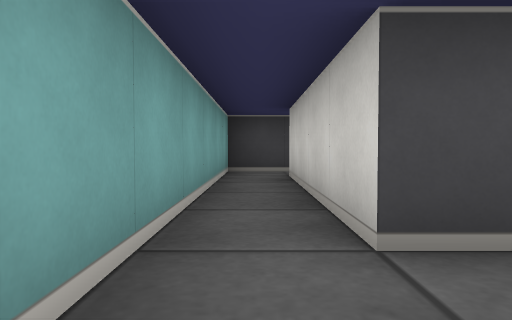
View 1 (above)

24 first-person views from a walk through a cub3D ray-caster map. The camera is about half as high as the walls, tilts 2° down and sees 70° across. The floor is counted in squares. Each view is taken from the middle of a square. On the plan, view 1 faces up. The plan holds only what a view shows up to about 9 squares ahead; the rest is blank.

View 2
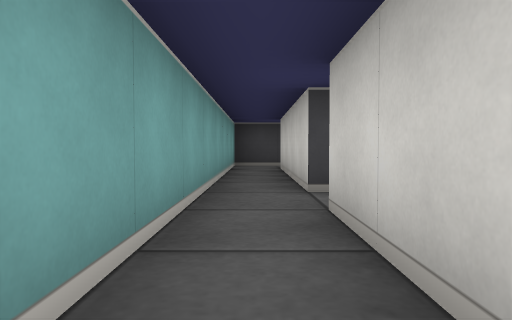

View 3
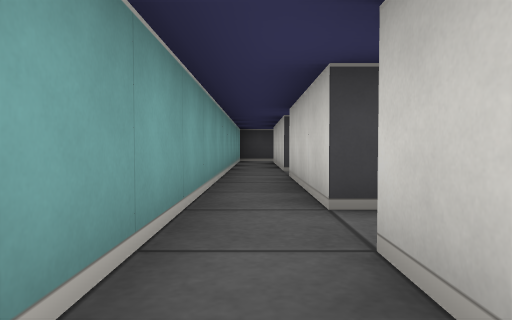

View 4
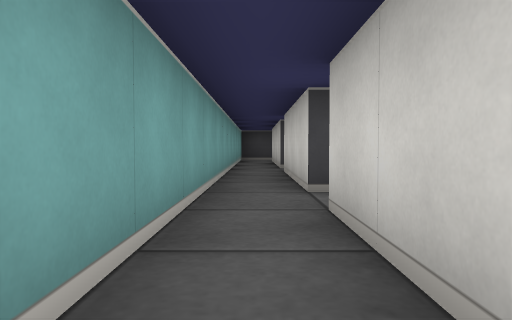

View 5
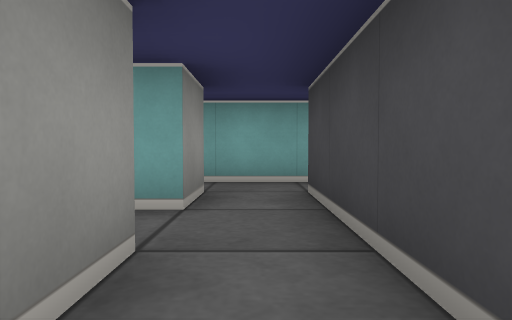

View 6
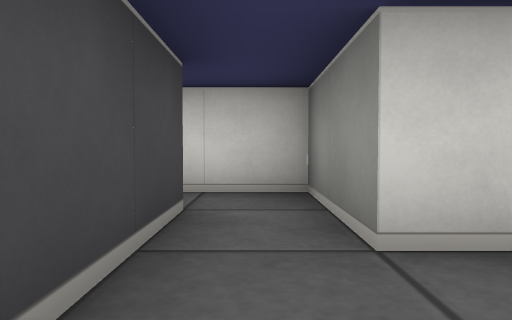

View 7
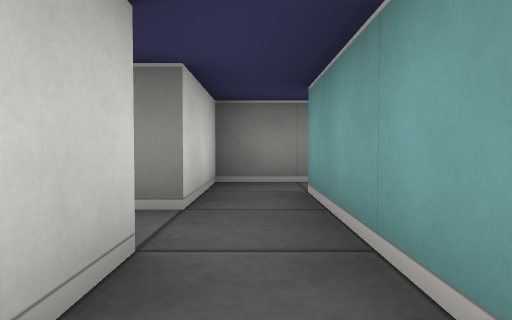

View 8
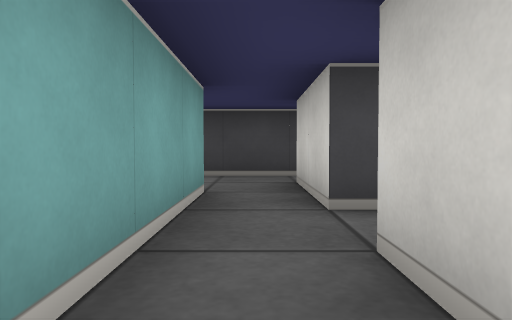

View 9
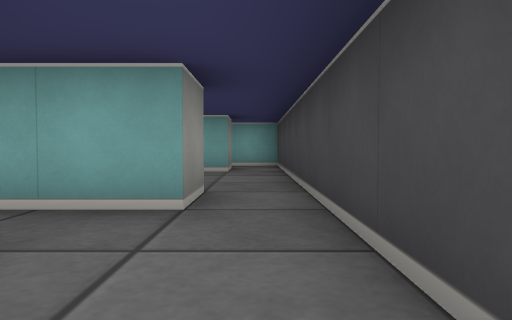

View 10
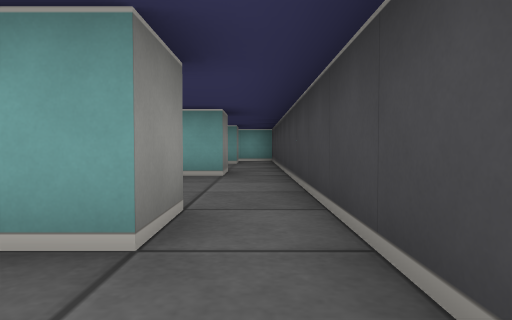

View 11
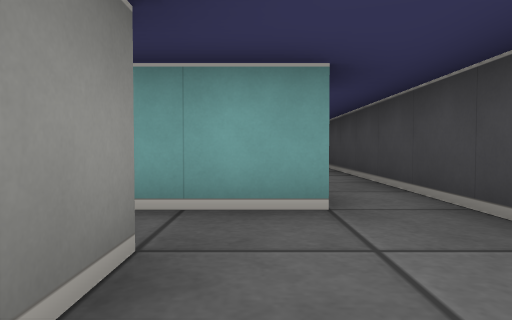

View 12
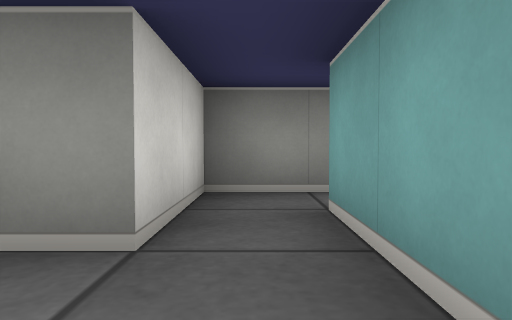

View 13
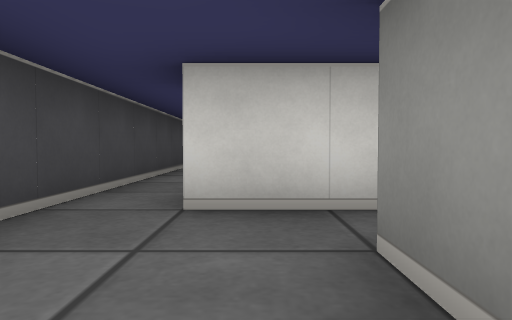

View 14
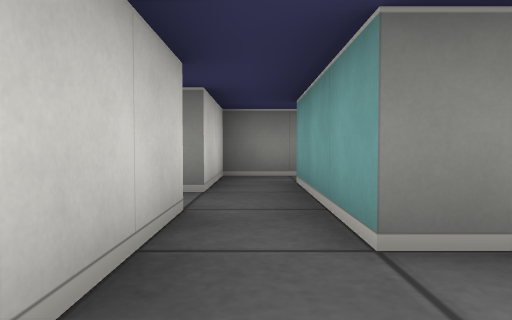

View 15
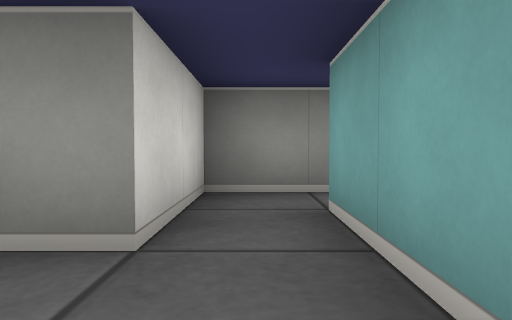

View 16
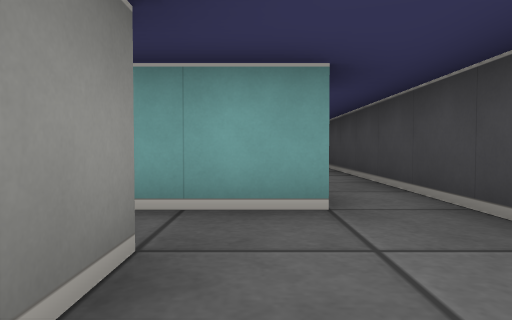

View 17
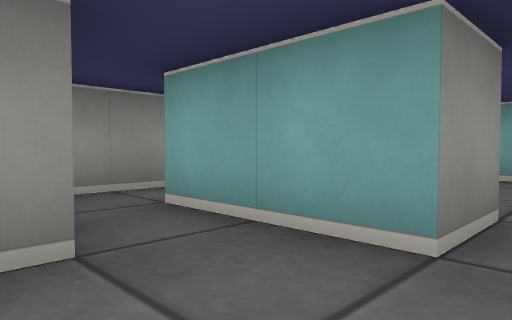

View 18
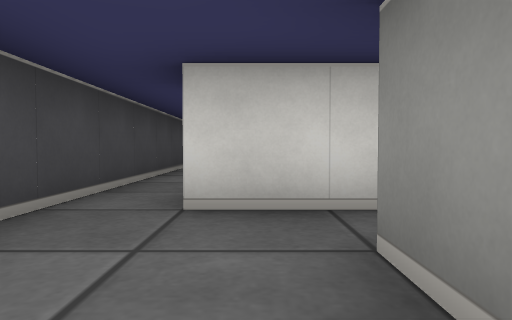

View 19
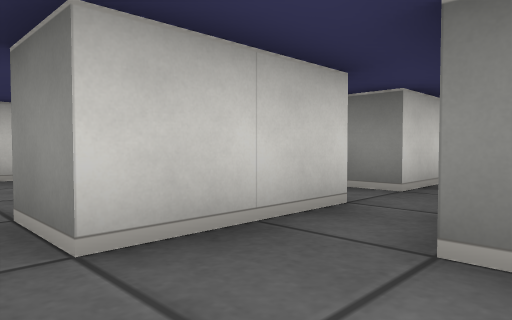

View 20
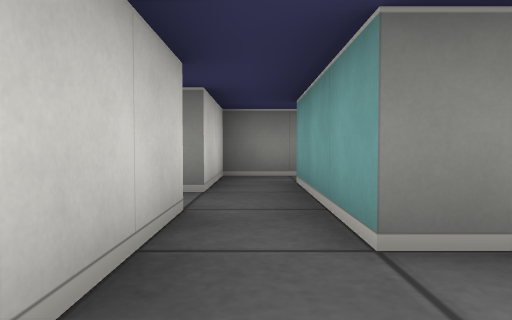

View 21
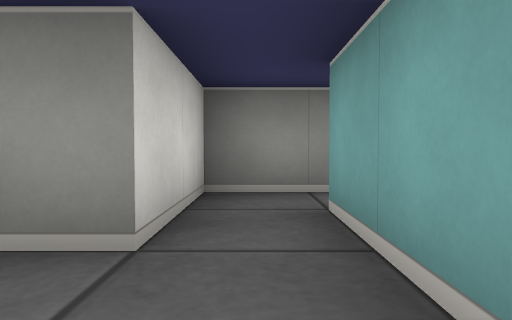

View 22
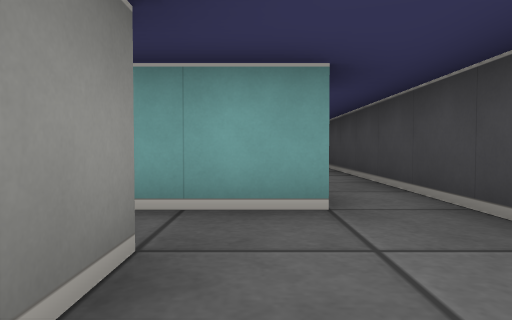

View 23
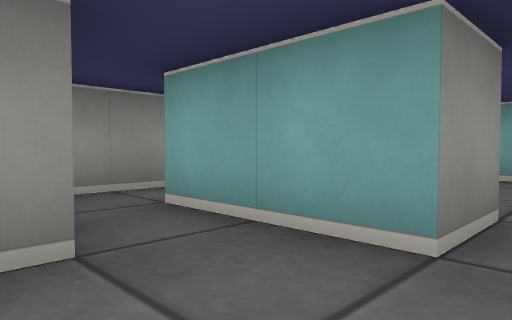

View 24
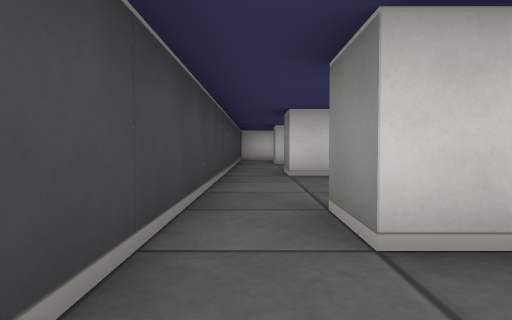

### Floor plan
Points are (right, up) in squares from view 1. A wall is a line through its corners. A room is listed if a view was taken in it or the views show most of it. See-through windows are left out.
Room 1 (views 1, 2, 6)
walls: (1.5, 1.5) (0.5, 1.5) (0.5, 5.5) (1.5, 5.5); (0.5, -2.5) (0.5, 0.5) (1.5, 0.5); (1.5, 6.5) (-0.5, 6.5) (-0.5, -3.4)
ways out: opening at (0, -4) to room 2; opening at (1, 6) to room 15; opening at (1, 1)
Room 2 (views 3, 4)
walls: (0.5, -5.4) (0.5, -3.5); (-0.5, -3.4) (-0.5, -5.4)
ways out: opening at (0, -4) to room 1
Room 3 (views 5, 8)
walls: (3.5, 2.5) (3.5, 1.5); (3.5, 0.5) (4.5, 0.5) (4.5, 2.5)
ways out: opening at (4, 2) to room 16; opening at (3, 1)
Room 4 (view 7)
walls: (4.5, 4.5) (4.5, 5.5) (5.5, 5.5); (5.5, 6.5) (3.5, 6.5)
ways out: opening at (5, 6) to room 8; opening at (3, 5.5) to room 15; opening at (4, 4) to room 16
Room 5 (views 9, 14)
walls: (8.5, 4.5) (8.5, 5.5) (9.5, 5.5); (9.5, 6.5) (7.5, 6.5)
ways out: opening at (9, 6) to room 6; opening at (7, 5.5) to room 8; opening at (8, 4) to room 9
Room 6 (views 10, 12, 18, 19)
walls: (9.5, 5.5) (9.5, 4.5); (10.5, 4.5) (11.5, 4.5); (11.5, 6.5) (9.5, 6.5)
ways out: opening at (9, 6) to room 5; opening at (11, 5.5) to room 7; opening at (10, 4) to room 18
Room 7 (views 11, 20)
walls: (12.5, 4.6) (12.5, 5.5) (13.5, 5.5); (13.4, 6.5) (11.5, 6.5)
ways out: opening at (11, 5.5) to room 6; opening at (13, 6) to room 11; opening at (12, 4) to room 12
Room 8 (view 13)
walls: (5.5, 5.5) (5.5, 4.1); (7.5, 6.5) (5.5, 6.5); (6.6, 4.5) (7.5, 4.5)
ways out: opening at (5, 6) to room 4; opening at (7, 5.5) to room 5; opening at (6, 4)
Room 9 (view 15)
walls: (8.5, 2.5) (9.5, 2.5); (8.5, 3.5) (8.5, 4.5); (7.5, 4.5) (7.5, 2.5)
ways out: opening at (8, 4) to room 5; opening at (8, 2) to room 17; opening at (9, 3) to room 18
Room 10 (view 16)
walls: (16.5, 4.9) (16.5, 5.5) (17.5, 5.5); (17.4, 6.5) (15.4, 6.5)
ways out: opening at (15, 5.5) to room 11; opening at (17, 6) to room 14
Room 11 (views 17, 24)
walls: (13.5, 5.5) (13.5, 4.5); (15.4, 6.5) (13.4, 6.5); (14.4, 4.5) (15.4, 4.5)
ways out: opening at (13, 6) to room 7; opening at (15, 5.5) to room 10; opening at (14, 4)
Room 12 (view 21)
walls: (12.5, 3.4) (12.5, 4.6); (12.5, 2.5) (13.9, 2.5); (11.5, 4.5) (11.5, 2.5)
ways out: opening at (12, 4) to room 7; opening at (12, 2) to room 19; opening at (13, 3)
Room 13 (view 22)
walls: (20.5, 4.9) (20.5, 5.5) (21.5, 5.5); (21.4, 6.5) (19.4, 6.5)
ways out: opening at (19, 5.5) to room 14; opening at (21, 6)
Room 14 (view 23)
walls: (17.5, 5.5) (17.5, 4.5); (19.4, 6.5) (17.4, 6.5); (18.4, 4.5) (19.4, 4.5)
ways out: opening at (17, 6) to room 10; opening at (19, 5.5) to room 13; opening at (18, 4)
Room 15 (no view inside)
walls: (1.5, 5.5) (1.5, 5); (3.5, 6.5) (1.5, 6.5)
ways out: opening at (1, 6) to room 1; opening at (3, 5.5) to room 4
Room 16 (no view inside)
walls: (4.5, 3.5) (4.5, 4.5); (3.5, 4.5) (3.5, 2.5)
ways out: opening at (4, 2) to room 3; opening at (4, 4) to room 4; opening at (5, 3)
Room 17 (no view inside)
walls: (7.5, 2.5) (7.5, 1.5); (7.2, 0.5) (8.5, 0.5) (8.5, 2.5)
ways out: opening at (8, 2) to room 9; opening at (7, 1)
Room 18 (no view inside)
walls: (9.5, 4.5) (9.5, 3.5); (9.5, 2.5) (10.5, 2.5) (10.5, 4.5)
ways out: opening at (10, 4) to room 6; opening at (9, 3) to room 9
Room 19 (no view inside)
walls: (11.5, 2.5) (11.5, 1.5); (11.2, 0.5) (12.5, 0.5) (12.5, 2.5)
ways out: opening at (12, 2) to room 12; opening at (11, 1)

Positions as (right, up) in squares from view 1, and headings:
1: (0, 0), facing up
2: (0, -2), facing up
3: (0, -5), facing up
4: (0, -6), facing up
5: (4, 1), facing left
6: (1, 1), facing right
7: (4, 5), facing down
8: (4, 1), facing up
9: (8, 6), facing left
10: (11, 6), facing left
11: (12, 5), facing left
12: (10, 6), facing down
13: (6, 5), facing right
14: (8, 6), facing down
15: (8, 4), facing down
16: (16, 5), facing left
17: (15, 6), facing down-left
18: (10, 5), facing right
19: (11, 6), facing down-right
20: (12, 6), facing down
21: (12, 4), facing down
22: (20, 5), facing left
23: (19, 6), facing down-left
24: (15, 6), facing right
